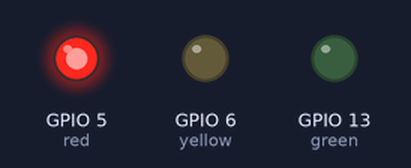
The program below on a simulated Raspberry Pi (BCM pin numbers). Parts: output pins drawn as LEDs (lit = HIGH).

Above: at 1.5 s.
At 4.0 s:
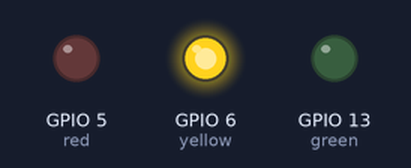
At 6.5 s:
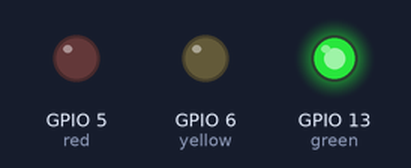
Timing chart, 0 to 10.4 s (numbered marks = the images above):
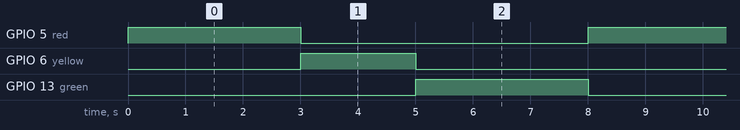

Measured:
- by itself, GPIO 5 (red), GPIO 13 (green): alternates HIGH for 3.0 s and LOW for 5.0 s
- by itself, GPIO 6 (yellow): alternates HIGH for 2.0 s and LOW for 6.0 s
- by itself, everything shown: repeats every 8.0 s, in 3 steps

The program:

semaforo.py
```python
from gpiozero import LED
from time import sleep
from signal import pause

red = LED(5)
yellow = LED(6)
green = LED(13)

while True:
	red.on()
	sleep(3)
	red.off()
	yellow.on()
	sleep(1)
	yellow.off()
	yellow.on()
	sleep(1)
	yellow.off()
	green.on()
	sleep(3)
	green.off()
```
